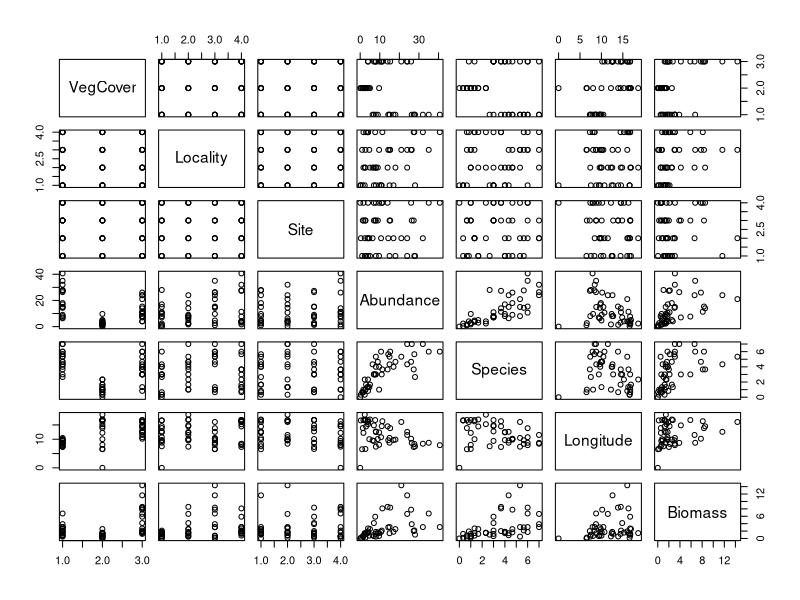
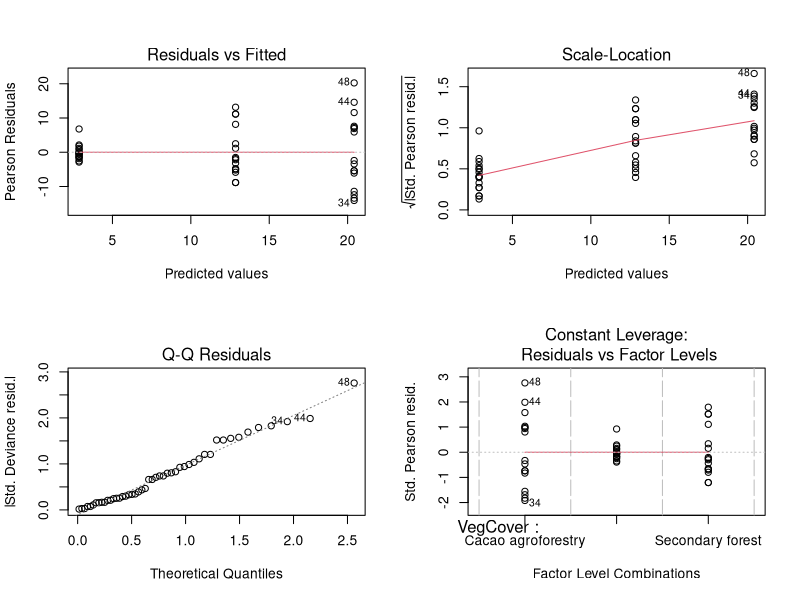
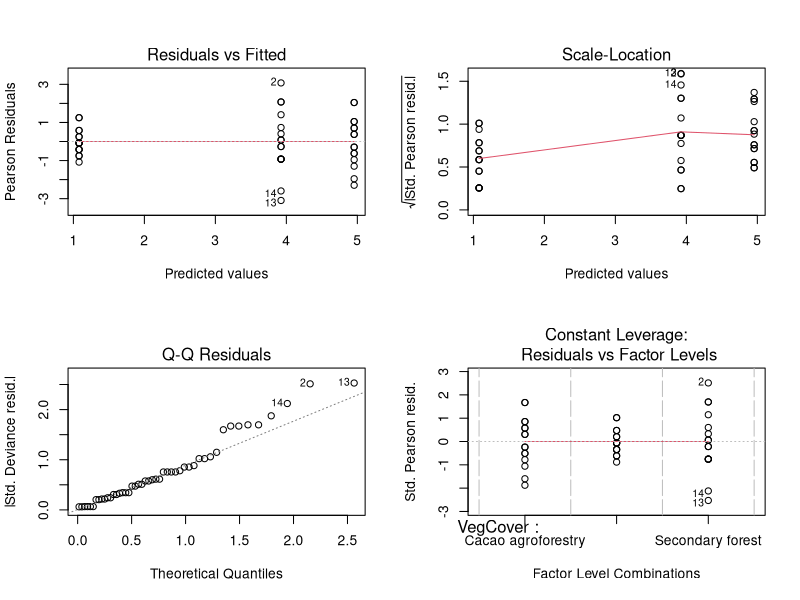
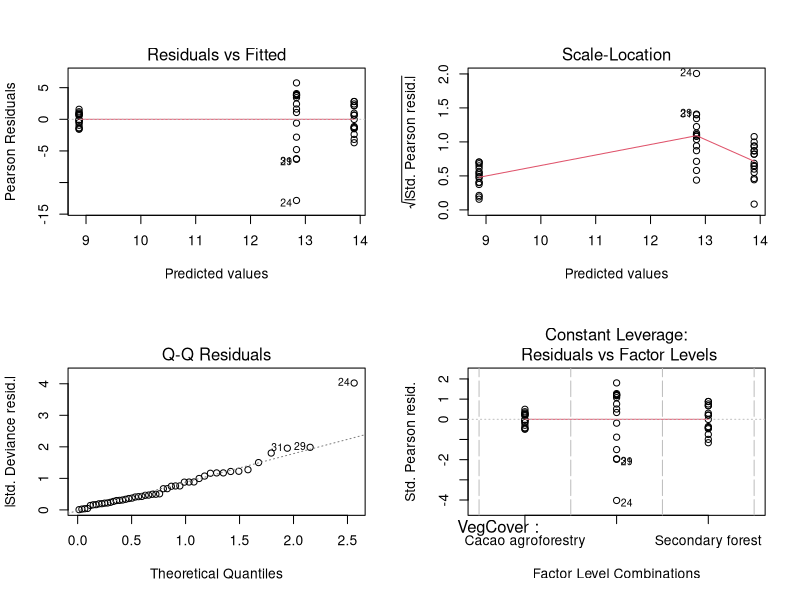
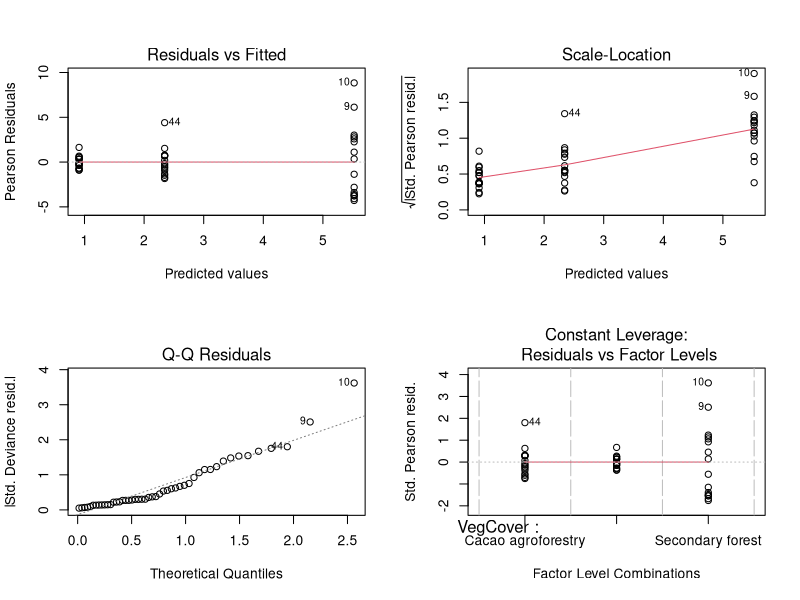
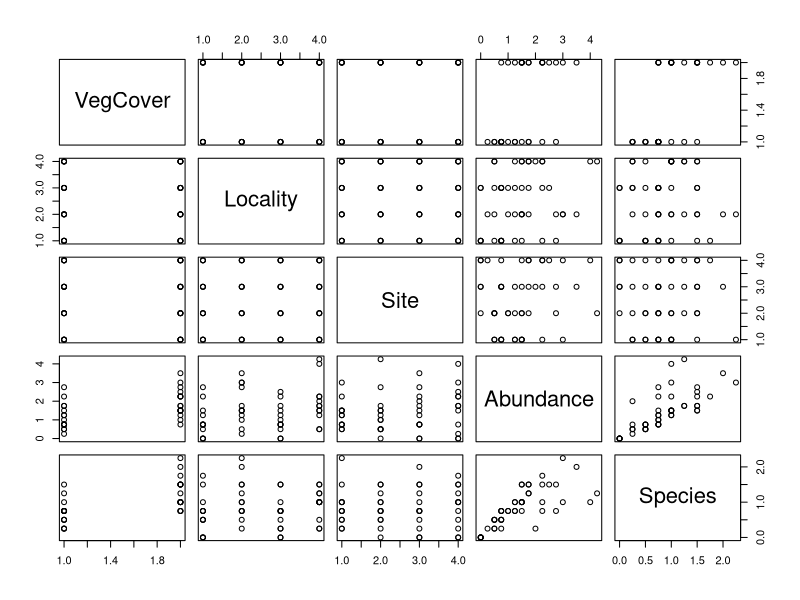
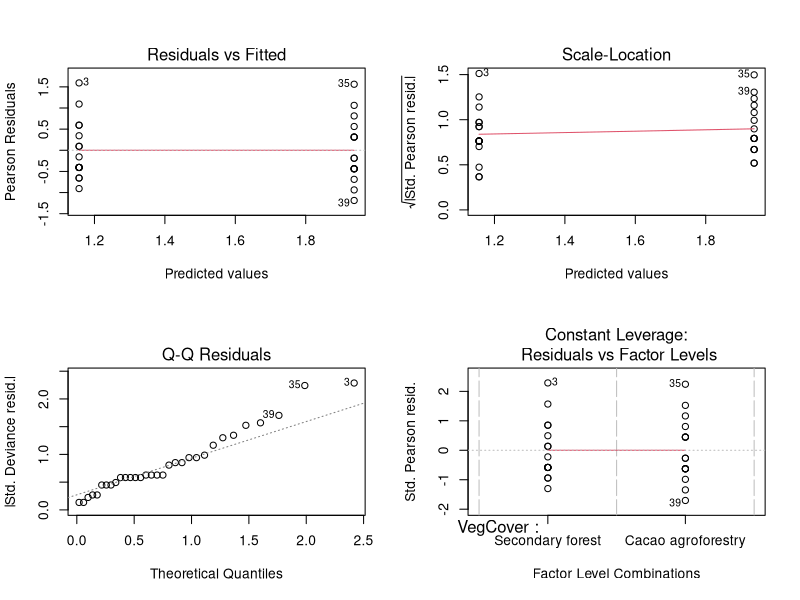
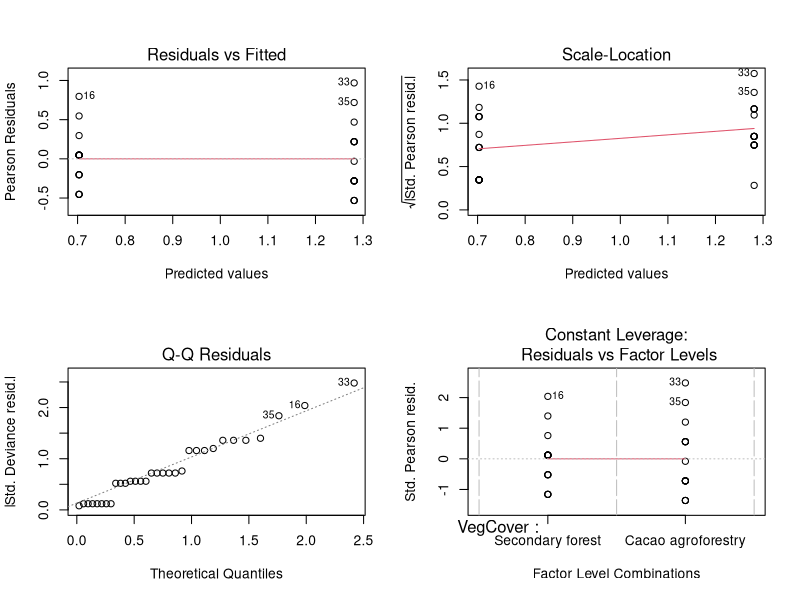

These charts were generated, in order, by the following R code:
library(multcomp) # Simultaneous Inference in General Parametric Models CRAN v1.4-25
library(lme4) # Linear Mixed-Effects Models using 'Eigen' and S4 CRAN v1.1-35.2
library(lmtest) # Testing Linear Regression Models CRAN v0.9-40

# Read data
GLMDB <- read.csv("GLM_DungBeetles.csv", header = T, sep = ";")
GLMBE <- read.csv("GLM_Bees.csv", header = T, sep = ";")
GLMBU <- read.csv("GLM_Butterflies.csv", header = T, sep = ";")

# Dung beetles -----
GLMDB$VegCover <- factor(GLMDB$VegCover)

## Analysis## Analfactorize()ysis
par(mfrow=c(2,4))
print(summary(GLMDB))
plot(GLMDB)

## Abundance 
IndDB <- glm(Abundance ~ VegCover, family = gaussian(), data = GLMDB)
print(summary(IndDB))
par(mfcol = c(2, 2))
plot(IndDB)

anvIndDB <- anova(IndDB, test = "Chisq")
print(anvIndDB)
summary(anvIndDB)

tukIndDB <- glht(IndDB, linfct = mcp(VegCover = "Tukey"))
summary(tukIndDB)

## Species 
EspDB <- glm(Species ~ VegCover, family = gaussian(), data = GLMDB)
print(summary(EspDB))
par(mfcol = c(2, 2))
plot(EspDB)

anvEspDB <- anova(EspDB, test = "Chisq")
print(anvEspDB)
summary(anvEspDB)

tukEspDB <- glht(EspDB, linfct = mcp(VegCover = "Tukey"))
summary(tukEspDB)

# Longitude 
LonDB <- glm(Longitude ~ VegCover, family = gaussian(), data = GLMDB)
print(summary(LonDB))
par(mfcol = c(2, 2))
plot(LonDB)

anvLonDB <- anova(LonDB, test = "Chisq")
print(anvLonDB)
summary(anvLonDB)

tukLonDB <- glht(LonDB, linfct = mcp(VegCover = "Tukey"))
summary(tukLonDB)

# Biomass 
BiomDB <- glm(Biomass ~ VegCover, family = gaussian(), data = GLMDB)
print(summary(BiomDB))
par(mfcol = c(2, 2))
plot(BiomDB)

anvBiomDB <- anova(BiomDB, test = "Chisq")
print(anvBiomDB)
summary(anvBiomDB)

tukBiomDB <- glht(BiomDB, linfct = mcp(VegCover = "Tukey"))
summary(tukBiomDB)

# Bees -----
GLMBE$VegCover <- ordered(GLMBE$VegCover, levels = c("Secondary forest", 
                                                     "Cacao agroforestry", 
                                                     "Pastures"))

## Analysis
par(mfrow=c(2,4))
print(summary(GLMBE))
plot(GLMBE)

## Abundance 
IndBE <- glm(Abundance ~ VegCover, family = gaussian(), data = GLMBE)
print(summary(IndBE))
par(mfcol = c(2, 2))
plot(IndBE)

anvIndBE <- anova(IndBE, test = "Chisq")
print(anvIndBE)
summary(anvIndBE)

tukIndBE <- glht(IndBE, linfct = mcp(VegCover = "Tukey"))
summary(tukIndBE)

## Species 
EspBE <- glm(Species ~ VegCover, family = gaussian(), data = GLMBE)
print(summary(EspBE))
par(mfcol = c(2, 2))
plot(EspBE)

anvEspBE <- anova(EspBE, test = "Chisq")
print(anvEspBE)
summary(anvEspBE)

tukEspBE <- glht(EspBE, linfct = mcp(VegCover = "Tukey"))
summary(tukEspBE)

# Butterflies -----
GLMBU$VegCover <- ordered(GLMBU$VegCover, levels = c("Secondary forest", 
                                                     "Cacao agroforestry", 
                                                     "Pastures"))

## Analysis
par(mfrow=c(2,4))
print(summary(GLMBU))
plot(GLMBU)

## Abundance 
IndBU <- glm(Abundance ~ VegCover, family = gaussian(), data = GLMBU)
print(summary(IndBU))
par(mfcol = c(2, 2))
plot(IndBU)

anvIndBU <- anova(IndBU, test = "Chisq")
print(anvIndBU)
summary(anvIndBU)

tukIndBU <- glht(IndBU, linfct = mcp(VegCover = "Tukey"))
summary(tukIndBU)

## Species 
EspBU <- glm(Species ~ VegCover, family = gaussian(), data = GLMBU)
print(summary(EspBU))
par(mfcol = c(2, 2))
plot(EspBU)

anvEspBU <- anova(EspBU, test = "Chisq")
print(anvEspBU)
summary(anvEspBU)

tukEspBU <- glht(EspBU, linfct = mcp(VegCover = "Tukey"))
summary(tukEspBU)
